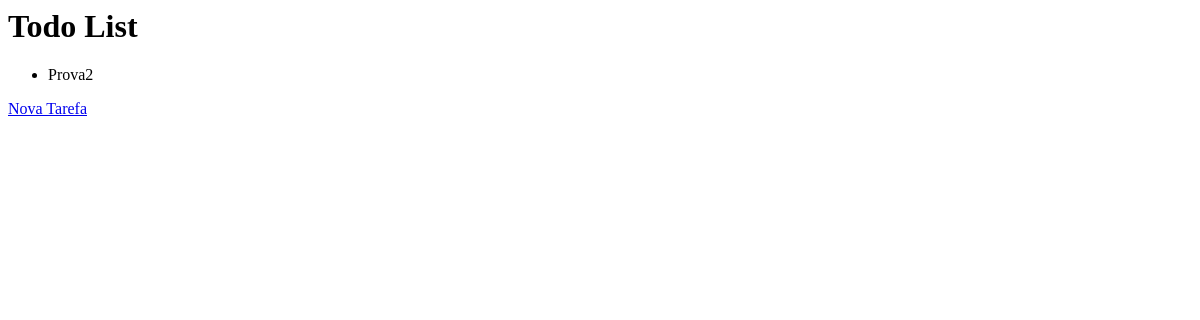
Before: / with the older database file.
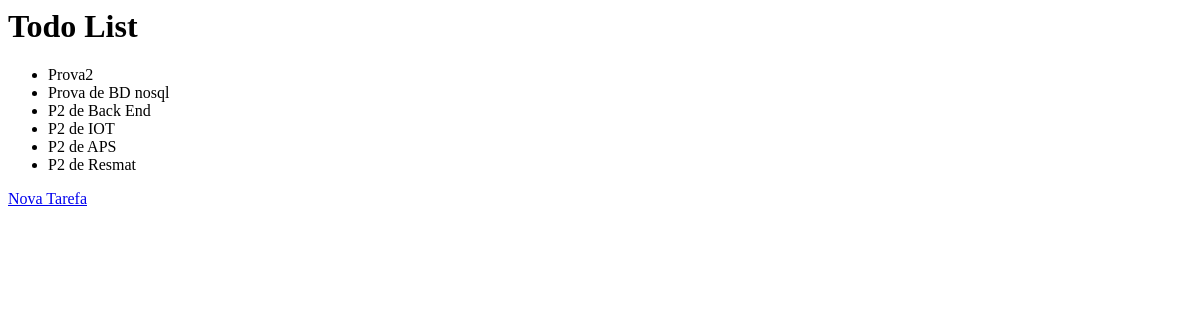
After: the same page with the newer database file.
### todos/models.py (models this page shows)
class Todo(models.Model):
    title = models.CharField(max_length=100, null=False, blank=False)
    created_at = models.DateField(auto_now_add=True, null=False, blank=False)
    deadline = models.DateField(null=False, blank=False)
    finished_at = models.DateField(null=True)

### todos/views.py (the view)
# urls.py: path("", TodoListView.as_view(), name="todo_list"),
class TodoListView(ListView):
    model = Todo

### todos/templates/todos/todo_list.html
<h1>Todo List</h1>
<ul>
    {% for todo in todo_list %}
    <li>
        {{ todo.title }}
    </li>
    {% endfor %}
</ul>
<a href="{% url 'todo_create' %}">Nova Tarefa</a>

Changed rows visible on the page:
added Todo: title "Prova de BD nosql"
added Todo: title "P2 de Back End"
added Todo: title "P2 de IOT"
added Todo: title "P2 de APS"
added Todo: title "P2 de Resmat"
